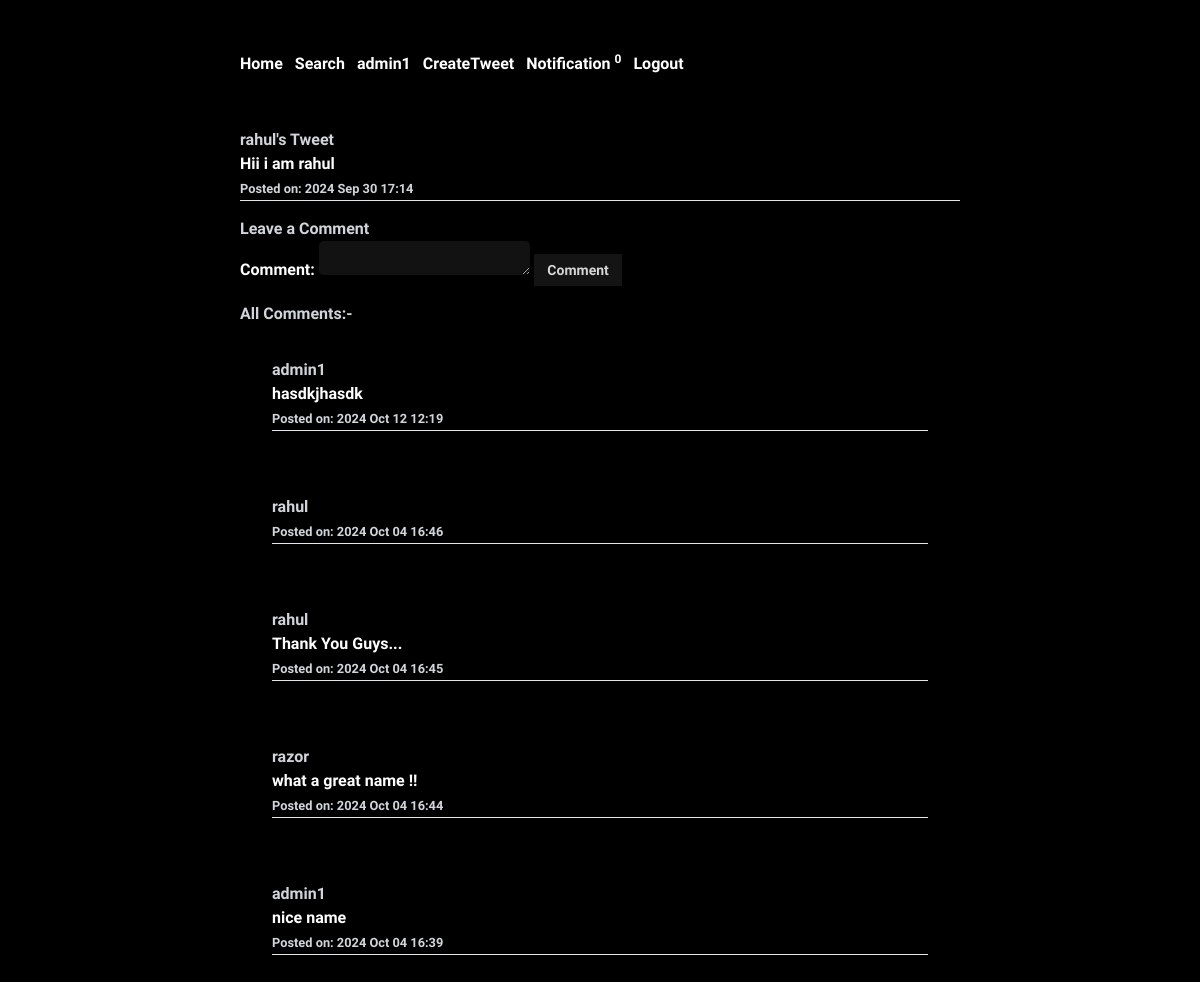
Page /detailTweet/2 (signed in) on the committed database.
### app/models.py (models this page shows, shortened)
class CustomUser(AbstractUser):
    bio = models.TextField(max_length=100, blank=True)
    following = models.ManyToManyField('self', symmetrical=False, related_name="followers", blank=True)

class Tweet(models.Model):
    user = models.ForeignKey(settings.AUTH_USER_MODEL, on_delete=models.CASCADE, related_name='tweets')
    content = models.TextField(max_length=300, blank=True)
    media = models.FileField(upload_to='tweets/',blank=True)
    created_at = models.DateTimeField(auto_now_add=True)
    likes = models.ManyToManyField(settings.AUTH_USER_MODEL, related_name='liked_tweets', blank=True)

class Comment(models.Model):
    tweet = models.ForeignKey(Tweet, on_delete=models.CASCADE, related_name='comments')
    user = models.ForeignKey(settings.AUTH_USER_MODEL, on_delete=models.CASCADE)
    content = models.TextField(max_length=300, blank=True)
    created_at = models.DateTimeField(auto_now_add=True)

### app/views.py (the view, shortened to what this page needs)
# urls.py: path('detailTweet/<int:pk>', views.detail_tweet, name='detail_tweet'),
@login_required(login_url='login_user')
def detail_tweet(request, pk):
    tweet = get_object_or_404(Tweet, pk=pk)
    comments = tweet.comments.all().order_by('-created_at')
    context = {'tweet':tweet, 'comments':comments}
    return render(request, 'tweet/DetailTweet.html', context)

### templates/tweet/DetailTweet.html (shortened to what this page needs)
{% extends 'base.html' %}
{% load static %}
{% block content %}
<div class="tweet-detail mt-5">
    <div>
        <h2 class="text-gray-300">{{ tweet.user.username }}'s Tweet</h2>
        <p>{{ tweet.content }}</p>
        <p class="text-gray-300"><small>Posted on: {{ tweet.created_at|date:"Y M d H:i" }}</small></p>
    </div>
    <hr>
    <div class="mt-4">
        <h3 class="text-gray-300">Leave a Comment</h3>
        <form method="POST">
            <label for="id_content">Comment:</label>
            <textarea name="content" cols="20" rows="1" maxlength="300" id="id_content"></textarea>
            <button type="submit" class="btn btn-sm">Comment</button>
        </form>
    </div>
    <div class="mt-4">
        <h3 class="text-gray-300">All Comments:-</h3>
        {% for comment in comments %}
        <div class="comment p-8">
            <a href="{% url 'profile' comment.user.username %}" class="text-gray-300">{{ comment.user.username }}</a>
            <p>{{ comment.content }}</p>
            <small class="text-gray-300">Posted on: {{ comment.created_at|date:"Y M d H:i" }}</small>
            <hr>
        </div>
        {% empty %}
        <p>No comments yet. Be the first to comment!</p>
        {% endfor %}
    </div>
</div>
{% endblock %}

### templates/navbar.html
<nav class="navbar bg-transparent w-full py-4">
    <div class="flex flex-col md:flex-row justify-start">
        <ul class="flex flex-col md:flex-row flex-wrap md:space-x-3 space-y-2 md:space-y-0">
            {% if request.user.is_authenticated %}
            <li><a href="{% url 'home' %}" class="whitespace-nowrap">Home</a></li>
            <li><a href="{% url 'search_users' %}" class="whitespace-nowrap">Search</a></li>
            <li><a href="{% url 'profile' request.user %}" class="whitespace-nowrap">{{request.user}}</a></li>
            <li><a href="{% url 'create_tweet' %}" class="whitespace-nowrap">CreateTweet</a></li>
            <li><a href="{% url 'notifications' %}" class="whitespace-nowrap">Notification <sup id="notification">0</sup></a></li>
            <li><a href="{% url 'logout_user' %}" class="whitespace-nowrap">Logout</a></li>
            {% else %}
            <li><a href="{% url 'login_user' %}" class="whitespace-nowrap">Login</a></li>
            {% endif %}
        </ul>
    </div>
</nav>

### static/css/index.css (style rules this page uses)
body { font-family: "Inconsolata" !important; font-optical-sizing: auto; color: white !important; font-weight: 550 !important; }

### templates/base.html (style rules this page uses)
input, select, textarea { padding: 0.3rem; border-radius: 0.3rem; }

### rows in the picture
CustomUser: user "admin1"
Tweet: user.username "rahul", content "Hii i am rahul", created_at "2024 Sep 30 17:14"
Comment: user.username "admin1", content "hasdkjhasdk", created_at "2024 Oct 12 12:19"
Comment: user.username "rahul", created_at "2024 Oct 04 16:46"
Comment: user.username "rahul", content "Thank You Guys...", created_at "2024 Oct 04 16:45"
Comment: user.username "razor", content "what a great name !!", created_at "2024 Oct 04 16:44"
Comment: user.username "admin1", content "nice name", created_at "2024 Oct 04 16:39"
